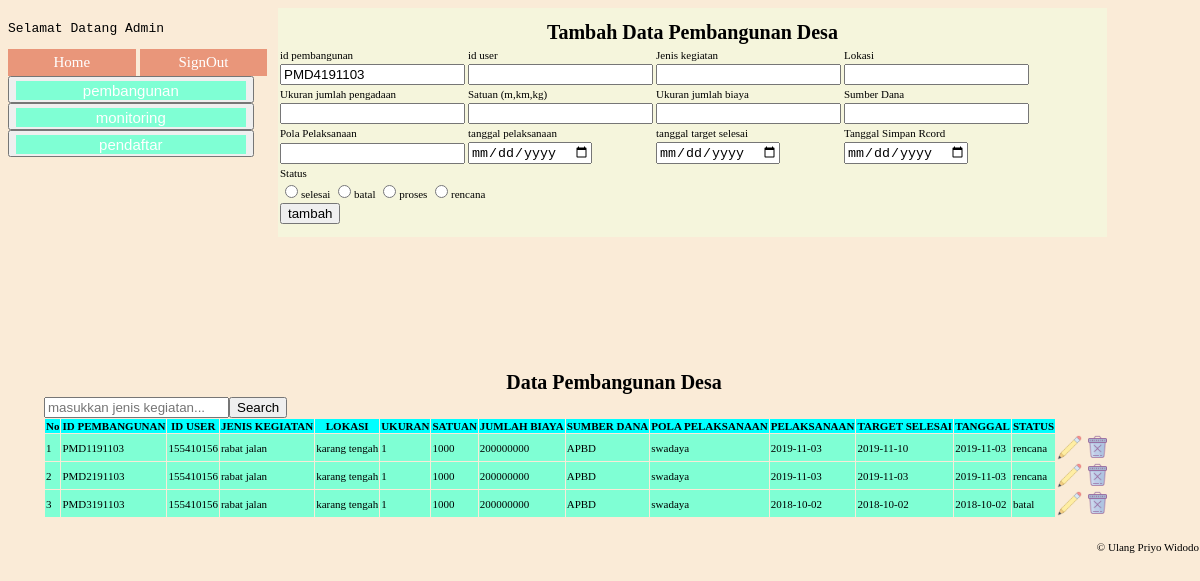
Screenshot of /index.php/Desa_poko/Sadmin/input_pemdes?page=1 with the database file from the repository.
### tables this page shows
CREATE TABLE `pembangunan` (
  `no` int(11) NOT NULL,
  `id_pembangunan` varchar(20) NOT NULL,
  `id_user` int(15) NOT NULL,
  `jenis_kegiatan` varchar(20) NOT NULL,
  `lokasi` varchar(25) NOT NULL,
  `ukuran` int(11) NOT NULL,
  `satuan` varchar(20) NOT NULL,
  `jumlah_biaya` int(11) NOT NULL,
  `sumber_dana` varchar(10) NOT NULL,
  `pola_pelaksanaan` varchar(15) NOT NULL,
  `tgl_pelaksanaan` date NOT NULL,
  `tgl_target_selesai` date NOT NULL,
  `tanggal` date NOT NULL,
  `status` varchar(15) NOT NULL
);

### index.php (called while the page is built, shortened)
<?php
require_once BASEPATH.'core/CodeIgniter.php';

### application/models/D_desa.php (called while the page is built, shortened)
<?php
class D_desa extends CI_Model
{
 function tampil()
 {
	$tampil=$this->db->get('pembangunan');
	if ($tampil->num_rows()>0) {
		foreach ($tampil->result() as $data) {
			$hasil[]=$data;
			}
		return $hasil;
	}
}
}
?>

### application/views/admin/view/tambahPemDes.php (the view, shortened to what this page needs)
<center><h1>Data Pembangunan Desa</h1></center>
 <table border="0">
 <form action="<?php echo base_url('index.php/Desa_poko/hasil') ?>" method="post" >
 	<input type="text" name="keyword" placeholder="masukkan jenis kegiatan..." width="200px">
 	<input type="submit" value="Search">
</form>
 <tr bgcolor="#00FFFF">
	<th>No</th>
	<th>ID PEMBANGUNAN</th>
	<th>ID USER</th>
	<th>JENIS KEGIATAN</th>
	<th>LOKASI</th>
	<th>UKURAN</th>
	<th>SATUAN</th>
	<th>JUMLAH BIAYA</th>
	<th>SUMBER DANA</th>
	<th>POLA PELAKSANAAN</th>
	<th>PELAKSANAAN</th>
	<th>TARGET SELESAI</th>
	<th>TANGGAL</th>
	<th>STATUS</th>
	<th colspan="2" align="center" bgcolor="#FAEBD7"></th>
 </tr>
<?php
 $no = 1;
 if(!empty($hasil))
  foreach($hasil as $data){	?>
	<tr bgcolor="#7FFFD4">
 	 <td><?php echo $no; ?></td>
	 <td><?php echo $data->id_pembangunan; ?></td>
	 <td><?php echo $data->id_user; ?></td>
	 <td><?php echo $data->jenis_kegiatan; ?></td>
	 <td><?php echo $data->lokasi; ?></td>
	 <td><?php echo $data->ukuran;?></td>
	 <td><?php echo $data->satuan;?></td>
	 <td><?php echo $data->jumlah_biaya;?></td>
	 <td><?php echo $data->sumber_dana;?></td>
	 <td><?php echo $data->pola_pelaksanaan;?></td>
	 <td><?php echo $data->tgl_pelaksanaan;?></td>
	 <td><?php echo $data->tgl_target_selesai;?></td>
	 <td><?php echo $data->tanggal;?></td>
	 <td><?php echo $data->status;?></td>
	 <td bgcolor="#FAEBD7"><a href='<?php echo base_url()."index.php/Desa_poko/e/".$data->id_pembangunan; ?>'>
	 	<img src="<?php echo base_url(); ?>assets/img/edit.png" width="25" height="25"> </a>
	 </td>
	 <td bgcolor="#FAEBD7"><a href='<?php echo base_url()."index.php/Desa_poko/hapus/".$data->id_pembangunan; ?>'>
	 	<img src="<?php echo base_url(); ?>assets/img/del.png" width="25" height="25"> </a>
	 </td>
	</tr>
  <?php $no++; } ?>
</table>
<br><div id="footer_Admin"><?php $this->load->view('template/footer');?></div></div>
<div id="atas">
<?php
echo '<center><h1>Tambah Data Pembangunan Desa</h1></center>';
echo form_open('Desa_poko/input_pemdes'); ?>
 <table border="0" >
	<tr>
   	  <td><label>id pembangunan</label> </td>
	  <td><label>id user</label> </td>
	  <td><label>Jenis kegiatan</label> </td>
	  <td><label>Lokasi</label> </td>
	</tr>
	<tr>
   	  <td><input type="text" name="id_pembangunan" value="PMD<?php echo $no; echo date('ymd');?>" ></td>
	  <td><input type="text" name="id_user"></td>
	  <td><input type="text" name="jenis_kegiatan"></td>
	  <td><input type="text" name="lokasi"></td>
	</tr>
	<tr>
	  <td><label>Ukuran jumlah pengadaan</label></td>
	  <td><label>Satuan (m,km,kg)</label> </td>
	  <td><label>Ukuran jumlah biaya</label></td>
	  <td><label>Sumber Dana</label> </td>
	</tr>
	<tr>
	  <td><input type="text" name="ukuran"></td>
	  <td><input type="text" name="satuan"></td>
	  <td><input type="text" name="jumlah_biaya"></td>
	  <td><input type="text" name="sumber_dana"></td>
	</tr>
	<tr>
	  <td><label>Pola Pelaksanaan</label> </td>
	  <td><label>tanggal pelaksanaan</label> </td>
	  <td><label>tanggal target selesai</label> </td>
	  <td><label>Tanggal Simpan Rcord</label></td>
	</tr>
	<tr>
	  <td><input type="text" name="pola_pelaksanaan"></td>
	  <td><input type="date" name="tgl_pelaksanaan"></td>
	  <td><input type="date" name="tgl_target_selesai"></td>
	  <td><input type="date" name="tanggal"></td>
	</tr>
	<tr>
	  <td><label>Status</label> </td>
	</tr>
	<tr>
	  <td colspan="2">
	  <input type="radio" name="status" value="selesai">selesai
	  <input type="radio" name="status" value="batal">batal
	  <input type="radio" name="status" value="proses">proses
	  <input type="radio" name="status" value="rencana">rencana
	  </td>
	</tr>
	  <td><button type="submit">tambah</button></td>
 </table>
</div>

### application/controllers/Desa_poko.php (shortened to what this page needs)
<?php
class Desa_poko extends MY_Controller {
 function __construct()	{
	$this->load->model('D_desa');
	}
 function Sadmin(){	?>
	<div id="paling_kiri"><?php
	echo "<pre>Selamat Datang Admin</pre>";?>
	</div> <?php
	$this->load->model('D_desa');
	$data['hasil']=$this->D_desa->tampil();
	$data['hasilMon']=$this->D_desa->tampilMon();
	$data['hasilPenDaf']=$this->D_desa->tampil_pendaf();
	$this->load->view('admin/lamanadmin',$data);
	}
}

### application/views/admin/lamanadmin.php (shortened to what this page needs)
<!DOCTYPE html>
<html>
<head>
 <link href="//maxcdn.bootstrapcdn.com/font-awesome/4.1.0/css/font-awesome.min.css" rel="stylesheet">
</head>
<body>
<div id="paling_kiri">
 <br><br><a href="<?php echo base_url('index.php/Desa_poko'); ?>"class="btn">Home</a>
 <a href="<?php echo base_url('index.php/Desa_poko'); ?>"class="btn">SignOut</a><br>
  <button class="button1"><a href="?page=1" style="text-decoration: none">pembangunan</a></button><br>
  <button class="button1"><a href="?page=2" style="text-decoration: none">monitoring</a></button><br>
  <button class="button1"><a href="?page=3" style="text-decoration: none">pendaftar</a></button>
</div>
<div class="badan">
 <?php
  if(isset($_GET['page']))
  {
	 $page = $_GET['page'];
	 switch ($page)		{
		case '1': ?>
		 <div id="bawah">
		   <?php $this->load->view('admin/view/tambahPemDes');
		   break; ?>
		    <?php $this->load->view('admin/view/pendaftar');
	 }
  } ?> </div>
</body>
</html>

### application/views/template/footer.php
&copy; Ulang Priyo Widodo

### application/views/admin/lamanadmin.php (style rules this page uses)
body { width: auto; background-color: #FAEBD7; }
table { border-spacing: 1px; font-size: 11; }
h1 { font-size: 20px; margin-bottom: 3px; }
#atas { float: left; margin-left: 270px; font-size: 11px; width: 70%; background: #F5F5DC; }
#bawah { margin-top: 350px; position: absolute; width: 95%; margin-left: 3%; }
#paling_kiri { position: absolute; }
.btn { background-color: #E9967A ;opacity:2; border: none; color: white; padding: 5px 27.3px; text-align: center; display: inline-block; font-size: 15px; cursor: pointer; text-decoration: none; margin-top: 5px; width: 73px; }
.button1 a { background-color: #7FFFD4 ;opacity:2; border: none; color: white; padding: 1px 27.3px; text-align: center; display: inline-block; font-size: 15px; cursor: pointer; text-decoration: none; margin-top: 2px; width: 175px; }
#footer_admin { font-size: 11px; background: none; padding: 5px; color: black; text-align: right; width: 1150px; margin-right: auto; margin-left: auto; border-radius: 2px; }

### rows the page displays
pembangunan: id_pembangunan "PMD1191103", id_user "155410156", jenis_kegiatan "rabat jalan", lokasi "karang tengah", ukuran "1", satuan "1000", jumlah_biaya "200000000", sumber_dana "APBD", pola_pelaksanaan "swadaya", tgl_pelaksanaan "2019-11-03", tgl_target_selesai "2019-11-10", tanggal "2019-11-03", status "rencana"
pembangunan: id_pembangunan "PMD2191103", id_user "155410156", jenis_kegiatan "rabat jalan", lokasi "karang tengah", ukuran "1", satuan "1000", jumlah_biaya "200000000", sumber_dana "APBD", pola_pelaksanaan "swadaya", tgl_pelaksanaan "2019-11-03", tgl_target_selesai "2019-11-03", tanggal "2019-11-03", status "rencana"
pembangunan: id_pembangunan "PMD3191103", id_user "155410156", jenis_kegiatan "rabat jalan", lokasi "karang tengah", ukuran "1", satuan "1000", jumlah_biaya "200000000", sumber_dana "APBD", pola_pelaksanaan "swadaya", tgl_pelaksanaan "2018-10-02", tgl_target_selesai "2018-10-02", tanggal "2018-10-02", status "batal"
